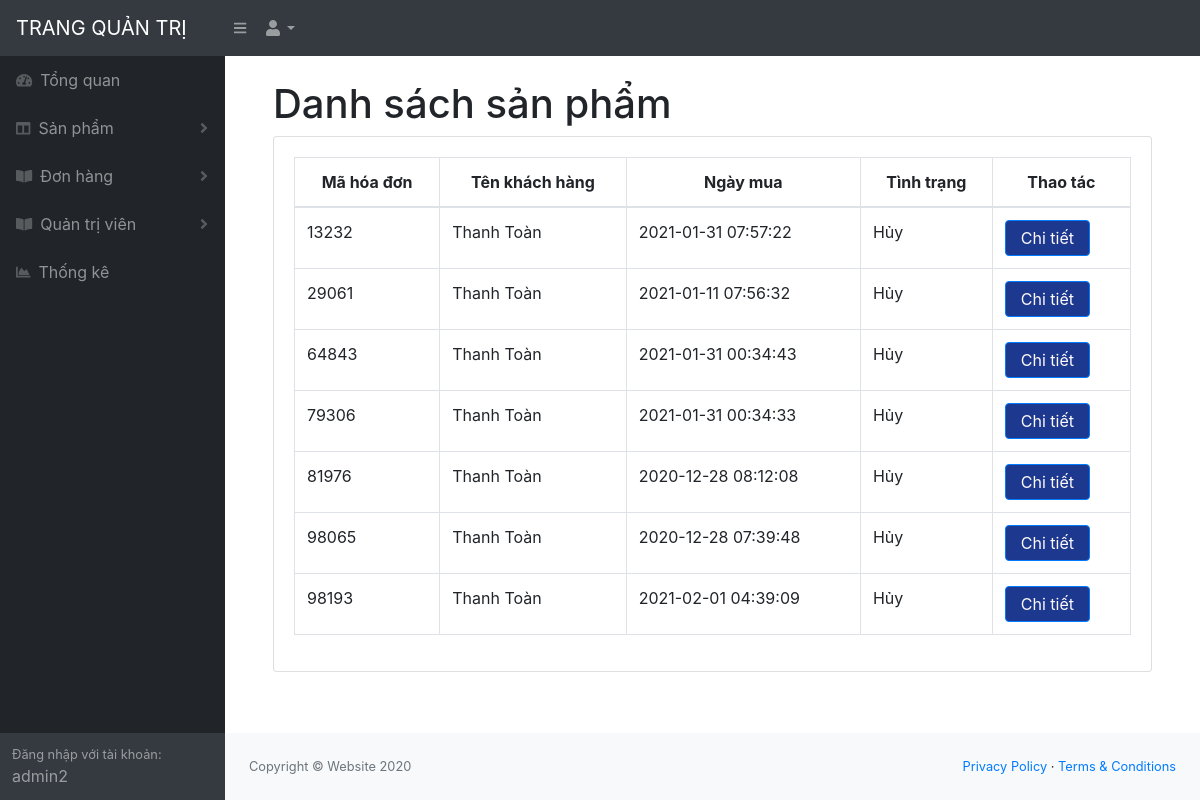
/quan_tri/index.php?menu=hoa_don_huy (signed in), run on the app's committed database.
### tables this page shows
CREATE TABLE `hoa_don` (
  `mahd` int(11) NOT NULL,
  `email` varchar(255) NOT NULL,
  `ngay_mua` timestamp NULL DEFAULT current_timestamp(),
  `tinh_trang` varchar(255) DEFAULT NULL
);

CREATE TABLE `thanh_vien` (
  `id` int(11) NOT NULL,
  `email` varchar(255) NOT NULL,
  `password` varchar(255) NOT NULL,
  `hoten` varchar(60) NOT NULL,
  `sdt` int(11) NOT NULL,
  `diachi` varchar(100) NOT NULL
);

### quan_tri/chuc_nang/hoa_don/hoa_don_huy.php (the view, shortened to what this page needs)
<div class="container-fluid">
    <h1 class="mt-4">Danh sách sản phẩm</h1>
    <div class="card mb-4">
        <div class="card-body">
            <div class="table-responsive">
                <table class="table table-bordered" id="dataTable" width="100%" cellspacing="0">
                    <thead>
                        <tr class="text-center">
                            <th>Mã hóa đơn</th>
                            <th>Tên khách hàng</th>
                            <th>Ngày mua</th>
                            <th>Tình trạng</th>
                            <th>Thao tác</th>
                        </tr>
                    </thead>
                    <tbody>
                    <?php
						include('../connect.php');
						$sl="select * from hoa_don join thanh_vien on hoa_don.email = thanh_vien.email where tinh_trang = 'Hủy' ";
						$exec= mysqli_query($connect, $sl);
						while($row=mysqli_fetch_array($exec)){
                    ?>
                        <tr>
                            <td><?php echo $row['mahd']; ?></td>
                        	<td><?php echo $row['hoten']; ?></td>
                        	<td><?php echo $row['ngay_mua']; ?></td>
                        	<td><?php echo $row['tinh_trang']; ?></td>
                        	<td><a class="btn btn-primary" style="text-decoration: none; padding: 5px 15px; background-color: #1D388F; color: #fffafa;" href="?menu=chi_tiet_hoa_don&ma_hoadon=<?php echo $row['mahd']; ?>">Chi tiết</a></td>
                        </tr>
                    <?php
                        }
                    ?>
                   </tbody>
                </table>
            </div>
        </div>
    </div>
</div>

### data on the page
hoa_don: mahd "13232", thanh_vien.hoten "Thanh Toàn", ngay_mua "2021-01-31 07:57:22", tinh_trang "Hủy"
hoa_don: mahd "29061", thanh_vien.hoten "Thanh Toàn", ngay_mua "2021-01-11 07:56:32", tinh_trang "Hủy"
hoa_don: mahd "64843", thanh_vien.hoten "Thanh Toàn", ngay_mua "2021-01-31 00:34:43", tinh_trang "Hủy"
hoa_don: mahd "79306", thanh_vien.hoten "Thanh Toàn", ngay_mua "2021-01-31 00:34:33", tinh_trang "Hủy"
hoa_don: mahd "81976", thanh_vien.hoten "Thanh Toàn", ngay_mua "2020-12-28 08:12:08", tinh_trang "Hủy"
hoa_don: mahd "98065", thanh_vien.hoten "Thanh Toàn", ngay_mua "2020-12-28 07:39:48", tinh_trang "Hủy"
hoa_don: mahd "98193", thanh_vien.hoten "Thanh Toàn", ngay_mua "2021-02-01 04:39:09", tinh_trang "Hủy"

### other printed values
$_SESSION['user'] "admin2"
